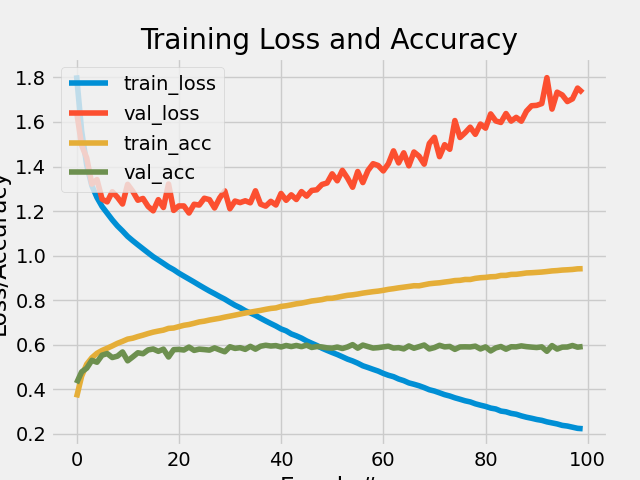

This chart was generated by the following Python code:
import sys, pathlib

# Append the parent directory of ch07 to sys.path once
project_root = pathlib.Path(__file__).resolve().parents[1]
sys.path.append(str(project_root))

from sklearn.preprocessing import LabelBinarizer
from sklearn.metrics import classification_report
from pyimagesearch.nn.conv import ShallowNet
from keras import optimizers
from keras import datasets

import matplotlib.pyplot as plt
import numpy as np
import argparse

# construct the argument parser and parse the argument
ap = argparse.ArgumentParser()
ap.add_argument("-e", "--epochs", type=int, default=10,
                help="Number of training epochs (default: 10)")
args = vars(ap.parse_args())

# grab the mnist data set.
print("[INFO] accessing CIFAR-10 ...")
((trainX, trainY), (testX, testY)) = datasets.cifar10.load_data()

# scale data to range [0, 1]
trainX = trainX.astype("float32") / 255.0
testX  = testX.astype("float32") / 255.0

# convert labes from integers to vectors
lb = LabelBinarizer()
trainY = lb.fit_transform(trainY)
testY = lb.fit_transform(testY) 

# initialize the label names for the CIFAR-10 datasets
labelNames = ["airplane", "automobile", "bird", "cat", "deer", 
    "dog", "frog", "horse", "ship", "truck"]



# initialize the optimizer and model
print("[INFO] compiling model ...")
opt = optimizers.SGD(learning_rate=0.01)
model = ShallowNet.build(width=32, height=32, depth=3, classes=10)
model.compile(loss="categorical_crossentropy", optimizer=opt, 
    metrics=["accuracy"])

# get the number of epochs
epochs = args["epochs"]

# train the network
print(f"[INFO] training network for {epochs} epochs ...")
H = model.fit(trainX, trainY, validation_data=(testX, testY), 
    batch_size=32, epochs=epochs, verbose=1)

print("[INFO] evaluating network ...")
predictions = model.predict(testX, batch_size=32)
print(classification_report(testY.argmax(axis=1), 
    predictions.argmax(axis=1), 
    target_names=labelNames))


# plot the training loss and accuracy
plt.style.use("fivethirtyeight")
plt.figure()
plt.plot(np.arange(0, epochs), H.history["loss"], label="train_loss")
plt.plot(np.arange(0, epochs), H.history["val_loss"], label="val_loss")
plt.plot(np.arange(0, epochs), H.history["accuracy"], label="train_acc")
plt.plot(np.arange(0, epochs), H.history["val_accuracy"], label="val_acc")
plt.title("Training Loss and Accuracy")
plt.xlabel("Epoch #")
plt.ylabel("Loss/Accuracy")
plt.legend()
plt.savefig("shallownet_cifar10.png")
